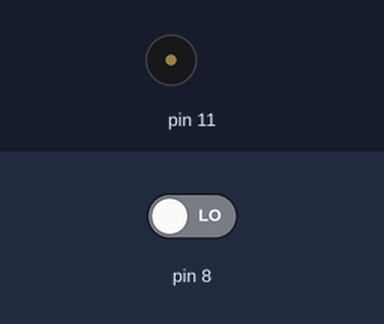
Simulated run of this sketch. Board: Arduino Uno, built with avr-gcc and run on an emulated ATmega328P. Parts: buzzer (waves = sounding). Inputs (shaded band) come from the test bench; at power-on: pin 8 LOW. What the sketch prints to the serial monitor is not drawn.

Above: at 1.2 s.
1.3 s: pin 8 driven HIGH
At 1.62 s:
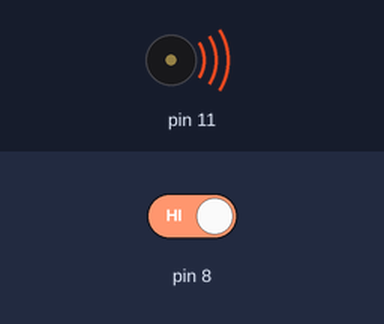
4.3 s: pin 8 driven LOW
Timing chart, 0 to 7.3 s (numbered marks = the images above; inputs shaded):
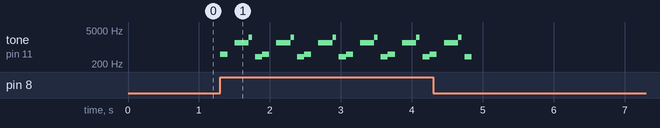

Measured:
- after the input at 1.3 s, tone on pin 11: silent → 500 Hz at once, then repeats every 0.59 s: silent 0.10 s, 1500 Hz 0.20 s, 2500 Hz 0.05 s, silent 0.04 s, 400 Hz 0.10 s, 500 Hz 0.10 s

The sketch:

sketch_feb18b.ino
```cpp
void setup() {
  pinMode(11,OUTPUT);
  pinMode(8,INPUT);
  Serial.begin(9600);

}

void loop() {
  Serial.println(digitalRead(8));
  if(digitalRead(8)==1){
    melodia();
  }


}

void melodia(){
  tone(11,500);
  delay(100);
  noTone(11);
  delay(100);
  tone(11,1500);
  delay(200);
  tone(11,2500);
  delay(50);
  noTone(11);
  delay(40);
  tone(11,400);
  delay(100);
  noTone(11);
}
```
